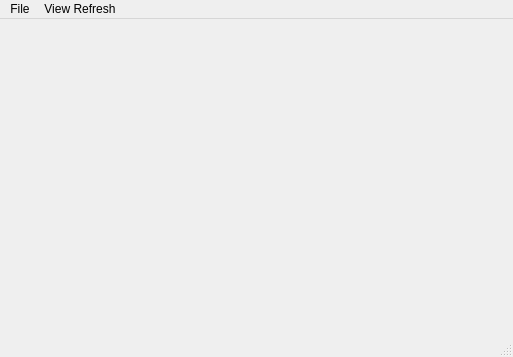
<?xml version="1.0" encoding="UTF-8"?>
<ui version="4.0">
 <class>ChequesMW</class>
 <widget class="QMainWindow" name="ChequesMW">
  <property name="geometry">
   <rect>
    <x>0</x>
    <y>0</y>
    <width>513</width>
    <height>357</height>
   </rect>
  </property>
  <property name="windowTitle">
   <string>Cheque Register</string>
  </property>
  <widget class="QWidget" name="centralwidget"/>
  <widget class="QMenuBar" name="menubar">
   <property name="geometry">
    <rect>
     <x>0</x>
     <y>0</y>
     <width>513</width>
     <height>21</height>
    </rect>
   </property>
   <widget class="QMenu" name="menuFile">
    <property name="title">
     <string>File</string>
    </property>
    <addaction name="actionNew_Cheque"/>
   </widget>
   <widget class="QMenu" name="menuView_Refresh">
    <property name="title">
     <string>View Refresh</string>
    </property>
   </widget>
   <addaction name="menuFile"/>
   <addaction name="menuView_Refresh"/>
  </widget>
  <widget class="QStatusBar" name="statusbar"/>
  <action name="actionNew_Cheque">
   <property name="text">
    <string>New Cheque</string>
   </property>
  </action>
 </widget>
 <resources/>
 <connections/>
</ui>
